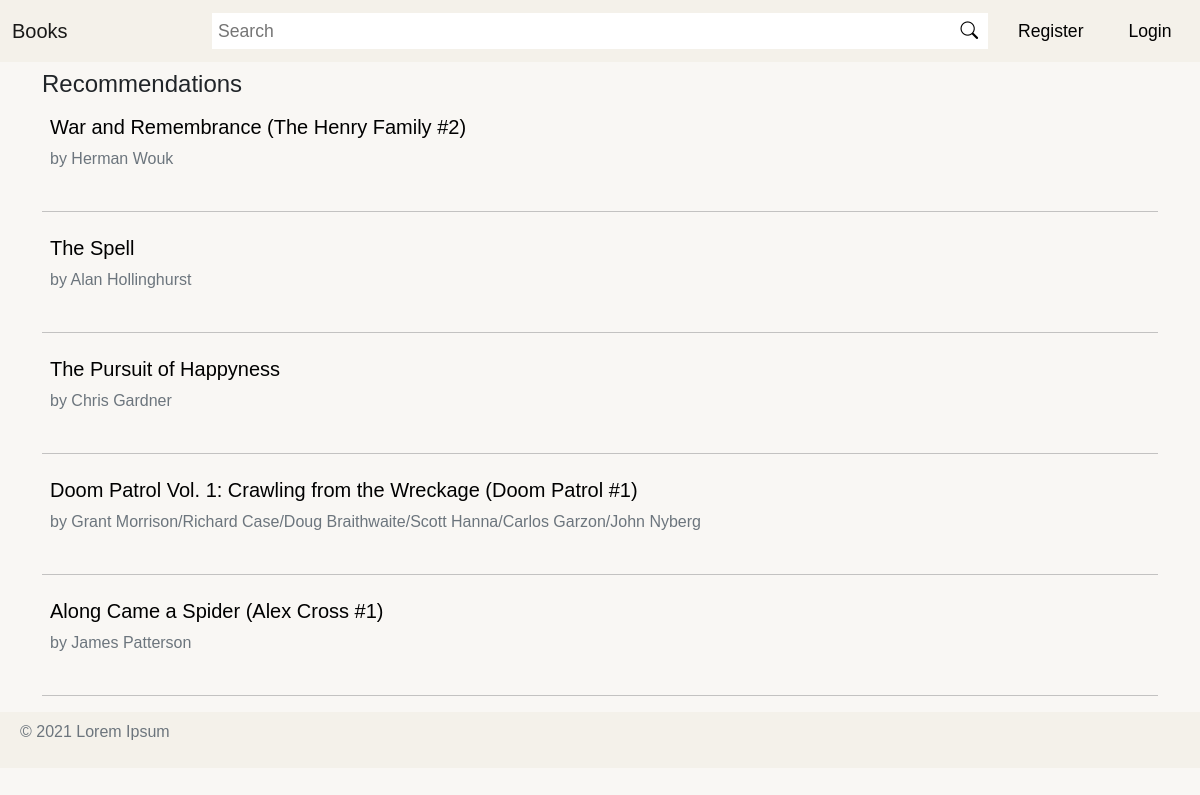
The page / on the database its author committed.
### tables this page shows
CREATE TABLE books (
    id INTEGER,
    title TEXT NOT NULL,
    author TEXT,
    publisher TEXT,
    num_pages INTEGER,
    description TEXT,
    isbn TEXT,
    isbn13 TEXT,
    PRIMARY KEY (id)
);

### app.py (the view)
@app.route("/")
def index():
    random_books = db.get_random_books(5)
    return render_template("index.html", random_books=random_books, saved_books=db.get_saved_books(session.get('user_id')), my_books=db.get_my_books(session.get('user_id')))

### db.py (called while the page is built, shortened)
def get_random_books(num):
    with sqlite3.connect(DB) as con:
        con.row_factory = sqlite3.Row
        cur = con.cursor()
        cur.execute("SELECT * FROM books ORDER BY RANDOM() LIMIT ?", [num])
        result = cur.fetchall()
    return result

def get_saved_books(user_id):
    if not user_id:
        return None

def get_my_books(user_id):
    if not user_id:
        return None

### templates/index.html (shortened to what this page needs)
{% extends "layout.html" %}
{% block main %}
    <div class="row">
        <section class="{% if session.get('user_id') != None %} col-lg-8 {% else %} col-lg-12 {% endif %} col-sm-12">
            <h4 class="my-2">Recommendations</h4>
            {% for book in random_books %}
                <div class="p-2 w-100">
                    <h5><a class="book-title" href="/book/{{ book['id'] }}">{{ book['title'] }}</a></h5>
                    <p class="text-muted fs-6">by {{ book['author'] }}</p>
                </div>
                <hr>
            {% endfor %}
        </section>
    </div>
{% endblock %}

### static/css/styles.css (style rules this page uses)
body { background-color: #F9F7F4; font-family: Arial, Helvetica, sans-serif; font-size: 1.1rem; max-width: 100%; }
.book-title { text-decoration: none; color: black; }

### rows shown on the page
books: title "The Pursuit of Happyness", author "Chris Gardner"
books: title "Along Came a Spider (Alex Cross #1)", author "James Patterson"

### other values the page prints
{{ book['title'] }} "War and Remembrance (The Henry Family #2)" "The Spell" "Doom Patrol Vol. 1: Crawling from the Wreckage (Doom Patrol #1)"
{{ book['author'] }} "Herman Wouk" "Alan Hollinghurst" "Grant Morrison/Richard Case/Doug Braithwaite/Scott Hanna/Carlos Garzon/John Nyberg"
